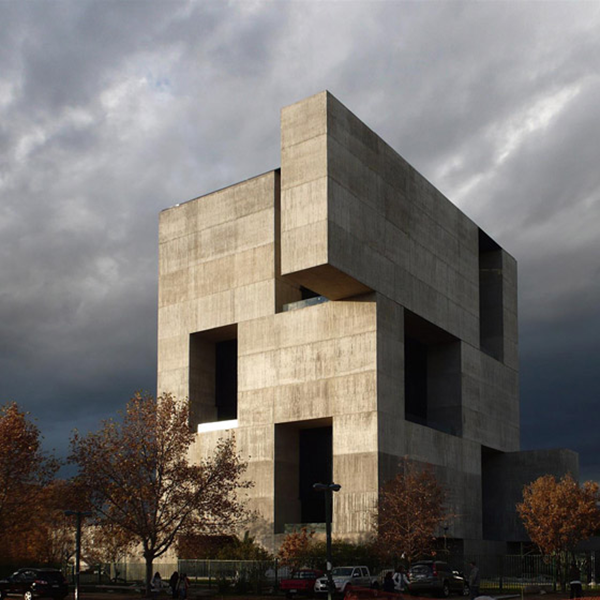
#> input picture Semana1/edif_elemental.png, 600 x 600 px, found by its file name
$ jupyter execute --allow-errors AlgebraLineal2.ipynb
#> lines starting #> are read from the running program, lines starting #| are printed output that depends on the picture
<hr style="border:1px solid #FEC60D"> </hr>
<center><h1 style="color:#173F8A;"> FUNDAMENTOS MATEMATICOS PARA INTELIGENCIA ARTIFICIAL</h1></center>
<center><h1 style="color:#173F8A;"> IMT3850 </h1></center>
<hr style="border:1px solid #FEC60D"> </hr>
<center><h3 style="color:#0176DE;text-align:right;"> Profesor. Manuel A. Sanchez<br></h3></center>
<h3 style="color:#03122E;text-align:right;"> Magister en Inteligencia Artificial - MIA <br> Instituto de Ingenieria Matematica y Computacional - IMC<br>  Pontificia Universidad Catolica de Chile<br>   </h3>

<!-- Palette colors UC:
Primaria:
celeste:#0176DE, azul #173F8A, azul oscuro: #03122E, amarillo: #FEC60D, amarillo oscuro: #E3AE00
Secundaria
gris oscuro: #707070
-->

<hr style="border:2px solid #03122E"> </hr>
<center><h1 style="color:#173F8A;"> Algebra Lineal para IA - clase 2</h1></center>
<hr style="border:2px solid #03122E"> </hr>

## Tabla de contenidos:
1. [Independencia Lineal. Metodo de Gram-Schmidt](#Independencia-Lineal.-Metodo-de-Gram-Schmidt")
2. [Ejemplo: Matriz de diferencias](#Ejemplo:-Matriz-de-diferencias)
3. [Sistemas dinamicos lineales: dinamica de epidemias toy problem](#Sistemas-dinamicos-lineales:-dinamica-de-epidemias-toy-problem)
4. [Ejemplo Matriz de diferencias de segundo orden: ](#Ejemplo-Matriz-de-diferencias-de-segundo-orden: )
5. [Ejemplo: Convolucion Image blurring](#Ejemplo:-Convolucion-Image-blurring)
6. [Ejemplo: Interpolacion polinomial](#Ejemplo:-Interpolacion-polinomial)
7. [Ejemplo: problema de Poisson](#Ejemplo:-problema-de-Poisson)
8. [Ejemplo: factorizacion LU scipy](#Ejemplo:-factorizacion-LU-scipy)
9. [Ejemplo: solver usando factorizacion LU](#Ejemplo:-Solver-PA-=-LU)

[cell 1]
import numpy as np
import matplotlib.pyplot as plt
from PIL import Image
import scipy.linalg as LA
from IPython.display import display, HTML
import matplotlib.animation as animation
display(HTML("""<style>.output {display: flex;align-items: center;text-align: center;}</style>"""))

## Independencia Lineal. Metodo de Gram Schmidt

[cell 2]
def GramSchmidt_clasico(A):
    m = A.shape[0]; n = A.shape[1]
    R = np.zeros((n,n))
    Q = np.zeros((m,n))
    for j in range(0, n):
        vj = A[:,j]
        for i in range(0,j):
            R[i,j] = np.dot(Q[:,i],A[:,j])
            vj = vj - R[i,j]*Q[:,i]

        # end for
        R[j,j] = np.linalg.norm(vj)
        Q[:,j] = (1.0/R[j,j])*vj
    # end for
    return Q, R

def GramSchmidt_modificado(A):
    m = A.shape[0]; n = A.shape[1]
    R = np.zeros((n,n))
    Q = np.zeros((m,n))
    v = np.zeros((m,n))
    for i in range(0, n):
        v[:,i] = A[:,i]
    for i in range(0, n):
        R[i,i] = np.linalg.norm(v[:,i])
        Q[:,i] = (1.0/R[i,i])*v[:,i]
        for j in range(i,n):
            R[i,j] = np.dot(Q[:,i],v[:,j])
            v[:,j]= v[:,j] - R[i,j]*Q[:,i]
        # end for
    # end for
    return Q, R

[cell 3]
a1  =np.array([-1,1,-1,1])
a2 = np.array([-1,3,-1,3])
a3 = np.array([1,3,5,7])
A = np.column_stack([a1,a2,a3])
Q,_ = GramSchmidt_clasico(A)
print(Q)

[cell 4]
Q, R = GramSchmidt_modificado(A)
print(Q)

## Ejemplo: Comparacion Gram-Schmidt clasico vs modificado

[cell 5]
ep = 10**(-7)
A = np.ones((10,10)) + ep*np.eye((10));
#print(A)
Q, R = GramSchmidt_clasico(A)
print("*** Gram-Schmidt clasico.\n")
print("    || A - QR ||2    :", np.linalg.norm(A -np.dot(Q,R)))
print("    || Q.T@Q - I ||2 :", np.linalg.norm(np.dot(Q.T, Q)-np.eye(10)))
print("    || q1*q2 ||2     :", np.dot(Q[:,1], Q[:,2]))

Q, R = GramSchmidt_modificado(A)
print("\n\n ")
print("*** Gram-Schmidt modified.\n")
print("    || A - QR ||2    :", np.linalg.norm(A -np.dot(Q,R)))
print("    || Q.T@Q - I ||2 :", np.linalg.norm(np.dot(Q.T, Q)-np.eye(10)))

print("    || q1*q2 ||2     :", np.dot(Q[:,1], Q[:,2]))

## Algoritmo  de Householder

### Proyecciones de Householder

Resumen del proceso:

Queremos crear una matriz ortogonal de forma más estable que usando el proceso de Gramm-Schmidt, que empieza a ser muy inestable ante columnas muy cercanas a ser L.D.

Para esto, usamos las proyecciones de householder, que insertan 0's en algunas entradas de la matriz.

Veremos un ejemplo de como realizar este procedimiento en una matriz de $5\times 5$.

$$A = \begin{pmatrix}
2&1&1&1&1\\
2&1&1&2&1\\
0&1&2&1&1\\
3&2&1&1&1\\
1&0&0&1&0
\end{pmatrix}$$

Primero, queremos armar una transformación $P_1$ sobre $A$ tal que:

$$P_1A = \begin{pmatrix}
x&x&x&x&x\\
0&x&x&x&x\\
0&x&x&x&x\\
0&x&x&x&x\\
0&x&x&x&x
\end{pmatrix}$$

En este caso, podemos crearla como:

$$\tilde{u} = a_1 + \text{sign}(a_{11})\|a_1\|_2e_1 = \begin{pmatrix}2 + 3\sqrt{2}\\2\\0\\3\\1\end{pmatrix}$$

$$u = \frac{\tilde{u}}{\|\tilde{u}\|_2}$$

$$P_1 = I_5 - 2uu^T$$

[cell 6]
A = np.array([[2, 1, 1, 1, 1],
              [2, 1, 1, 2, 1],
              [0, 1, 2, 1, 1],
              [3, 2, 1, 1, 1],
              [1, 0, 0, 1, 0]], dtype=float)

I5 = np.eye(5)
e1 = I5[:,0]

u_tilde = A[:,0] + e1*np.linalg.norm(A[:,0])*np.sign(A[0,0])
print(u_tilde)

u = u_tilde/np.linalg.norm(u_tilde)
print(u)

P1 = I5 - 2*np.outer(u, u)

plt.spy(P1@A, precision=1e-14, alpha=0.8, markersize=5)
#> (this line was passed over: IPython is not available in this run)
plt.title("$P_1A$")
#> (this line was passed over: IPython is not available in this run)
plt.show()

#print(P1@A)

Aplicamos entonces el mismo proceso a la submatriz $A[2:5, 2:5]$, sin arruinar lo ya logrado. Esto es, aplicamos una matriz $P_2$ a $P_1A$ tal que:

$$P_2P_1A = \begin{pmatrix}
x&x&x&x&x\\
0&x&x&x&x\\
0&0&x&x&x\\
0&0&x&x&x\\
0&0&x&x&x
\end{pmatrix}$$

Para esto, $P_2$ debe ser como:

$$\begin{pmatrix}
1&0&0&0&0\\
0&y&y&y&y\\
0&y&y&y&y\\
0&y&y&y&y\\
0&y&y&y&y
\end{pmatrix}$$

donde la submatríz de $y$ se construye de manera análoga a la $P_1$. Veamos esto en código:

[cell 7]
B = P1@A #Guardandola en otra variable solo para efectos de visualización

I4 = np.eye(4)
e1 = I4[:,0]

u_tilde = B[1:,1] + e1*np.linalg.norm(B[1:,1])*np.sign(B[1,1])
u = u_tilde/np.linalg.norm(u_tilde)

print("u:\n", u)

P2_tilde = I4 - 2*np.outer(u, u)

P2 = np.eye(5)
P2[1:,1:] = P2_tilde

print("P2:\n", P2)

plt.spy(P2@P1@A, precision=1e-14)
#> (this line was passed over: IPython is not available in this run)
plt.title("$P_2P_1A$")
#> (this line was passed over: IPython is not available in this run)
plt.show()

print("P2P1A:\n",P2@P1@A)

Obviamente, podríamos hacer todo este proceso a mano, pero empieza a ser tedioso bastante rápido. Con esto, logramos construir una matriz triangular superior, a la que llamaremos $R$ como resultado de:

$$R = P_5P_4P_3P_2P_1A$$

Y la matriz ortogonal resultante corresponde a:

$$Q = (P_5P_4P_3P_2P_1)^{-1} = P_1^{-1}P_2^{-1}P_3^{-1}P_4^{-1}P_5^{-1} = P_1^{T}P_2^{T}P_3^{T}P_4^{T}P_5^{T}$$

Así, podemos lograr la descomposición QR de $A$ de forma más estable que con el algoritmo de GS. Revisemos el código de `HouseholderQR`

[cell 8]
def HouseholderQR(A, show_plot=False):
    """
    Una implementación ineficiente de HH-QR
    Input: A matriz de mxn, m >= n
    Output: (Q, R) matrices tales que A = QR
            Q: ortogonal de mxm
            R: triangular superior de mxn
    """

    m, n = A.shape
    R = np.copy(A)     # Buenas prácticas de código, nunca modificar el input
                       # Es preferible hacer una copia del input si queremos trabajar con él
    Q = np.identity(m)
    RALL = []
    RALL.append(R.copy())
    ims = []
    fig=[]
    if show_plot:
        fig, ax = plt.subplots(figsize=(8,8))
    for k in range(n):

        x = R[k:,k]    # Tomamos la columna k de la submatriz de R que comienza en la fila k
        Lx = x.shape[0]

        v = x + np.sign(x[0])*np.linalg.norm(x, ord=2)*np.eye(1, M=Lx)[0] #armamos el vector u_tilde
        v = v/np.linalg.norm(v, ord=2) # armamos el vector u

        # Innecesario! Podemos hacer todo esto sin almacenar las matrices P!
        Pk = np.eye(Lx) - 2*np.outer(v,v)

        #Actualización A
        R[k:,k:] = Pk@R[k:,k:]
        RALL.append(R.copy())
        if show_plot:
            #Vemos que se hace
            im = ax.spy(RALL[k], precision=1e-14, animated=True)
            if k == 0:
                ax.spy(RALL[k],precision=1e-14)

            title = "Iteracion Householder, n = %s" % k
            ax.set_title(title)
            ims.append([im])
            #plt.show()

        #Actualización Q
        P = np.eye(m)
        P[k:,k:] = Pk
        Q = Q@P.T

    return Q, R, RALL, ims, fig

[cell 9]
A = LA.hilbert(100)
A = np.random.rand(100,100)
b = np.ones(100)
#> (the rest of this cell did not finish here and is left out)

#> (a cell that did not finish here is left out)

## Ejemplo: comparacion de algoritmos

[cell 11]
def compare(M):
    # compare three QR decomposition: 1) Gram-Schmidt clasico, 2) Gram-Schmidt modificado, 3) Householder

    Q, R = GramSchmidt_clasico(M);

    errorQRLinf = np.linalg.norm(np.matmul(Q,R) - M, np.inf)
    errororthLinf = np.linalg.norm(np.matmul(Q.T,Q) - np.eye(Q.shape[0]), np.inf)

    print("*** Gram-Schmidt clasico.\n")
    print("    ||Q*R-M ||_inf   : ",errorQRLinf)
    print("    ||Q'*Q - I||_inf : ", errororthLinf)


    Q, R = GramSchmidt_modificado(M);

    errorQRLinf = np.linalg.norm(np.matmul(Q,R) - M, np.inf)
    errororthLinf = np.linalg.norm(np.matmul(Q.T,Q) - np.eye(Q.shape[0]), np.inf)

    print("\n\n ")
    print("*** Gram-Schmidt modified.\n")
    print("    ||Q*R-M ||_inf   : ",errorQRLinf)
    print("    ||Q'*Q - I||_inf : ", errororthLinf)


    Q, R, RALL, ims, fig = HouseholderQR(M, show_plot=False)
    #Q, R = np.linalg.qr(M)
    errorQRLinf = np.linalg.norm(np.matmul(Q,R) - M, np.inf)
    errororthLinf = np.linalg.norm(np.matmul(Q.T,Q) - np.eye(Q.shape[0]), np.inf)

    print("\n\n")
    print("*** Householder.\n")
    print("    ||Q*R-M ||_inf   : ",errorQRLinf)
    print("    ||Q'*Q - I||_inf : ", errororthLinf)

    Q, R = np.linalg.qr(M)
    errorQRLinf = np.linalg.norm(np.matmul(Q,R) - M, np.inf)
    errororthLinf = np.linalg.norm(np.matmul(Q.T,Q) - np.eye(Q.shape[0]), np.inf)

    print("\n\n")
    print("*** numpy.linalg.qr\n")
    print("    ||Q*R-M ||_inf   : ",errorQRLinf)
    print("    ||Q'*Q - I||_inf : ", errororthLinf)


    pass

[cell 12]
# Matriz de Hilbert
n = 8; H = np.zeros((n,n));
for i in range(n):
    for j in range(n):
        H[i,j] = 1.0/(i+j+1);
    # end for
# end for
#print(H)
compare(H)

## Ejemplo: Matriz de diferencias

[cell 13]
n=40
D = np.zeros((n-1,n))
for i in range(n-1):
    D[i,i] = -1.0
    D[i,i+1] = 1.0
print(D[0:4,0:5])

Aproximar la derivada de una funcion usando la matriz de diferencias.

$$
u(x) = \sin(2\pi t), \quad t\in(0,1)
$$

Usamos una grilla equi-espaciada de n-puntos del intervalo $(0,1)$, esto es, tomamos

$$
t_{i} = \frac{i}{(n-1)},\quad 0\leq i\leq n-1
$$

y calculamos la funcion evaluada en estos puntos, lo que nos da el vector

$$
b_{i} = u(t_{i-1}), \quad 1\leq i \leq n.
$$

Ahora, el nuevo vector $D b$ approxima la derivada de $u$.

[cell 14]
t = np.array([ i/(n-1) for i in range(n)])
AV = np.zeros((n-1,n))
for i in range(n-1):
    AV[i,i] = .5
    AV[i,i+1] = .5
tmid = AV.dot(t)

# b = np.sin(2*np.pi*t)
# x = D.dot(b)*(n-1)/(2*np.pi)

b = t**2
x = D.dot(b)
#> (the rest of this cell did not finish here and is left out)

## Sistemas dinamicos lineales: dinamica de epidemias toy problem

[cell 15]
A = np.array([[0.95, 0.04, 0,0],[0.05,0.85,0,0],[0,0.1,1,0],[0,0.01,0,1]])
# inicial:
m = 200
X = np.zeros((4,m))
x0 = np.array([1,0.00001,0,0])
X[:,0] = x0
for t in range(m-1):
    X[:,t+1] = A.dot(X[:,t])

#> (the rest of this cell did not finish here and is left out)

## Ejemplo Matriz de diferencias de segundo orden:

$$ - u''(x) = (4 \pi^2) \sin(2\pi x),\quad u(0) = u(1) = 0$$

[cell 16]
def Matrizdediferencias(n):
#> called with n = 100
    Dn = np.zeros((n-1,n))
    for i in range(n-1):
        Dn[i,i] = -1.0
        Dn[i,i+1] = 1.0
    return Dn

[cell 17]
n=100
Dn = Matrizdediferencias(n)
Dnm1 = Matrizdediferencias(n-1)
Delta = Dnm1.dot(Dn)

t = np.array([ i/(n-1) for i in range(n)])
b = np.sin(2*np.pi*t) *(4*np.pi**2)

x = np.zeros(n)
x[0] = 0
x[1:n-1] = -(1/(n-1)**2)*np.linalg.solve(Delta[:,1:n-1], b[1:n-1])
x[-1] = 0
#> (the rest of this cell did not finish here and is left out)

## Ejemplo: Convolucion Image blurring

Sea $A\in \mathbb R^{m\times n}$ y $B\in \mathbb R^{p\times q}$. Su convolucion es la matriz $C\in \mathbb R^{(m+p-1)\times (n+q-1)}$

\begin{equation}
C_{rs} = \sum_{i+k=r+1}\sum_{j+l=s+1} A_{ij}B_{kl},\qquad 1\leq r\leq m+p-1,\,1\leq s\leq n+q-1
\end{equation}

[cell 18]
from scipy.signal import convolve2d
B = 0.25*np.ones((2,2))
X = np.array([[1,1,1,1,1,1,1,1,1],
              [1,1,1,1,1,1,1,1,1],
              [1,1,0,0,0,0,0,1,1],
              [1,1,1,0,1,1,0,1,1],
              [1,1,1,0,1,1,0,1,1],
              [1,1,1,0,1,1,0,1,1],
              [1,1,1,1,1,1,1,1,1],
              [1,1,1,1,1,1,1,1,1]])

plt.imshow(X, cmap=plt.cm.binary)
#> (this line was passed over: IPython is not available in this run)

[cell 19]
Y = convolve2d(X,B)
plt.imshow(Y, cmap=plt.cm.binary)
#> (this line was passed over: IPython is not available in this run)

[cell 20]
img1 = Image.open('edif_elemental.png')
#> img1 is the input picture: PIL image 600x600 RGB; mean R, G, B 116.8, 112.3, 108.4
img2 = Image.open('PATIO-ALAMEDA-UC.jpeg')
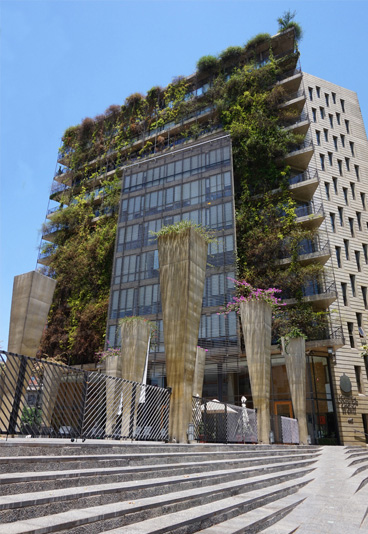
#> input picture Semana4/PATIO-ALAMEDA-UC.jpeg, 368 x 534 px, found by its file name
#> img2 is the input picture: PIL image 368x534 RGB; mean R, G, B 113.3, 120.6, 126.9
img1gray = img1.convert('LA')
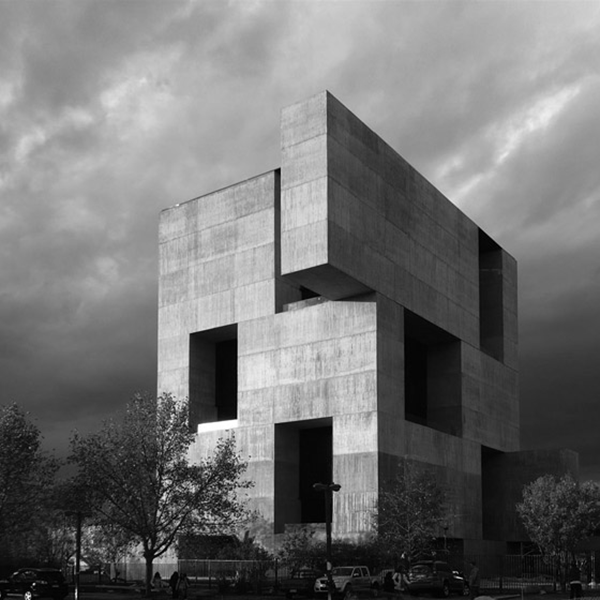
#> img1gray: PIL image 600x600 LA; mean R, G, B, A 113.2, 113.2, 113.2, 255
img2gray = img2.convert('LA')
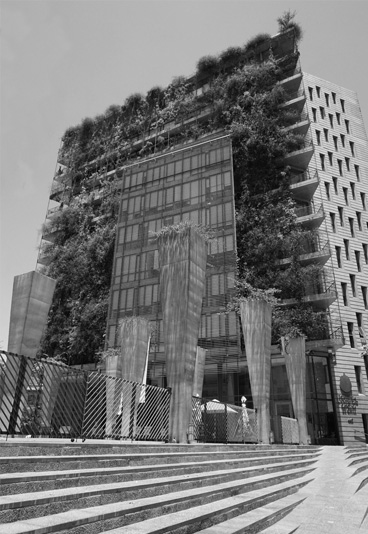
#> img2gray: PIL image 368x534 LA; mean R, G, B, A 119.1, 119.1, 119.1, 255
#> (the rest of this cell did not finish here and is left out)

[cell 21]
img1mat = np.array(list(img1gray.getdata(band=0)), float)
img1mat.shape = (img1gray.size[1], img1gray.size[0])
img1mat = np.matrix(img1mat)

B = (1/64)*np.ones((8,8))
img1blurred=convolve2d(img1mat,B)
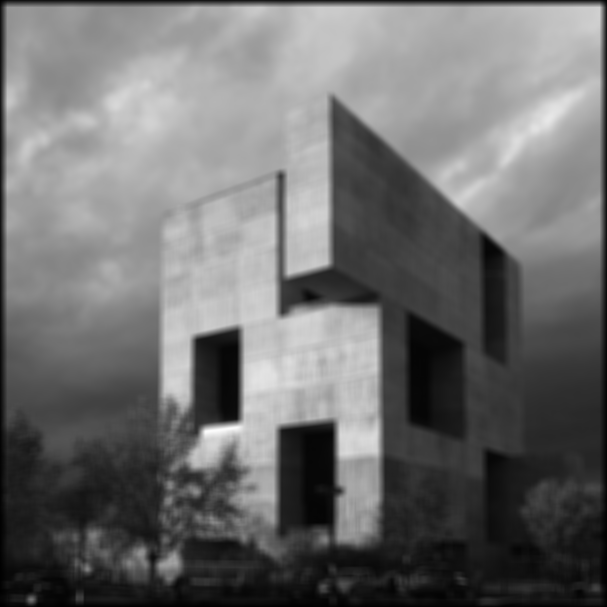
#> img1blurred: shape (607, 607) float64; min 0.0938, max 252.1, mean 110.6

img2mat = np.array(list(img2gray.getdata(band=0)), float)
img2mat.shape = (img2gray.size[1], img2gray.size[0])
img2mat = np.matrix(img2mat)

B = (1/64)*np.ones((8,8))
img2blurred=convolve2d(img2mat,B)
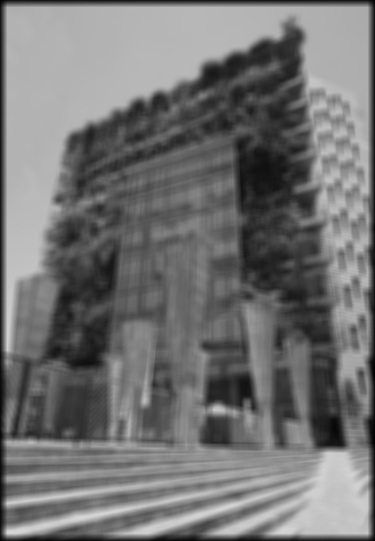
#> img2blurred: shape (541, 375) float64; min 2.72, max 213.8, mean 115.4

#> (the rest of this cell did not finish here and is left out)

[cell 22]
img1mat = np.array(list(img1gray.getdata(band=0)), float)
img1mat.shape = (img1gray.size[1], img1gray.size[0])
img1mat = np.matrix(img1mat)

B = (1/144)*np.ones((12,12))
img1blurred=convolve2d(img1mat,B)
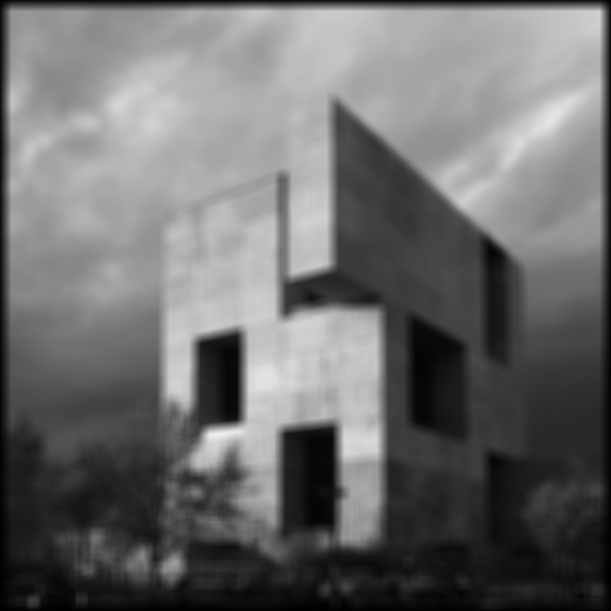
#> img1blurred: shape (611, 611) float64; min 0.0417, max 239, mean 109.1

img2mat = np.array(list(img2gray.getdata(band=0)), float)
img2mat.shape = (img2gray.size[1], img2gray.size[0])
img2mat = np.matrix(img2mat)

img2blurred=convolve2d(img2mat,B)
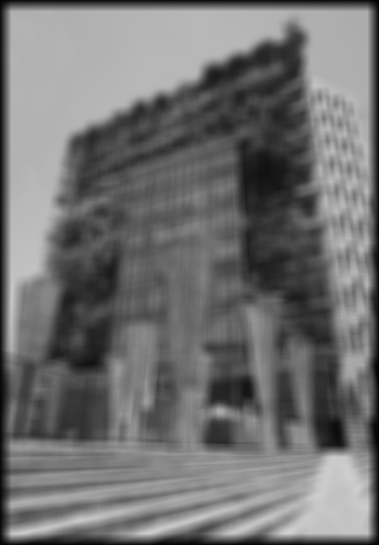
#> img2blurred: shape (545, 379) float64; min 1.21, max 208.8, mean 113.3

#> (the rest of this cell did not finish here and is left out)

## Ejemplo: Interpolacion polinomial

Considere el problema de encontrar los coeficientes del polinomio cubico que $p(x) = c_1 + c_2x + c_3 x^2 + c_4 x^3$ que interpola los valores $b_1, b_2, b_3, b_4$ en los puntos $x = -1.1, -0.4, 0.2, 0.8$.
Resolvemos generando la matriz de Vandermonde
\begin{equation}
A = \begin{bmatrix}
1 & -1.1 & (-1.1)^{2} & (-1.1)^{3} \\
1 & -0.4 & (-0.4)^{2} & (-0.4)^{3} \\
1 &  0.2 & ( 0.2)^{2} & ( 0.2)^{3} \\
1 &  0.8 & ( 0.8)^{2} & ( 0.8)^{3}
\end{bmatrix}
\end{equation}

[cell 23]
A = np.array([[1 , -1.1 , (-1.1)**2 , (-1.1)**3 ],
              [1 , -0.4 , (-0.4)**2 , (-0.4)**3 ],
              [1 ,  0.2 , ( 0.2)**2 , ( 0.2)**3 ],
              [1 ,  0.8 , ( 0.8)**2 , ( 0.8)**3 ]], dtype=np.float64)
x = np.array([-1.1, -0.4, 0.2, 0.8])

[cell 24]
b1 = np.random.rand(4)
b2 = np.random.rand(4)
c1 = np.linalg.solve(A,b1)
c2 = np.linalg.solve(A,b2)

xplot = np.linspace(-1.5, 1, 100)
#> (the rest of this cell did not finish here and is left out)

## Ejemplo: problema de Poisson

Considere la ecuacion diferencial
\begin{equation}
-\Delta u(x) = f(x), \quad\mbox{en }\Omega,\quad u = 0,\quad \mbox{sobre } \partial \Omega
\end{equation}
Caso unidimensional, tenemos la ecuacion
$$ - u''(x) = (4 \pi^2) \sin(2\pi x),\quad u(0) = u(1) = 0$$
cuya solucion es la funcion $u(x) = \sin(2\pi x)$.

Aproximamos usando matrices de diferencias

[cell 25]
def Matrizdediferencias(n):
#> called with n = 20
    Dn = np.zeros((n-1,n))
    for i in range(n-1):
        Dn[i,i] = -1.0
        Dn[i,i+1] = 1.0
    return Dn
def uexacta(t):
    return np.sin(2*np.pi*t)

[cell 26]
n=20
Dn = Matrizdediferencias(n)
Dnm1 = Matrizdediferencias(n-1)
Delta = Dnm1.dot(Dn)

t = np.array([ i/(n-1) for i in range(n)])
b = np.sin(2*np.pi*t) *(4*np.pi**2)

x = np.zeros(n)
x[0] = 0
x[1:n-1] = -(1/(n-1)**2)*np.linalg.solve(Delta[:,1:n-1], b[1:n-1])
x[-1] = 0
#> (the rest of this cell did not finish here and is left out)

## Ejemplo: factorizacion LU scipy
Sea la matriz
\begin{equation}
A =
\begin{bmatrix}
3 & 17 & 10 \\
2 & 4  &-2  \\
6 & 187 &-12
\end{bmatrix}
\end{equation}

[cell 27]
import scipy.linalg as lg
A = np.array([[3,17,10],[2,4,-2],[6,18,-12]], dtype=np.float64)
P,L,U = lg.lu(A)
print(" P:\n", P.T)
print("\n L:\n", L)
print("\n U:\n", U)
print("\n P A - L U:\n", P.T@A - L@U)

## Ejemplo: Solver PA = LU

Algoritmos de sustitucion regresiva y progresiva

[cell 28]
def sus_reg(U_input,b_input):
    U = U_input.copy()
    b = b_input.copy()
    n = U.shape[0]
    b[n-1] = b[n-1]/U[n-1,n-1]
    for i in range(n-2,-1,-1):
        b[i] = (b[i] - U[i,(i+1):n].dot(b[(i+1):n]))/U[i,i]
    return b
def sus_prog(L_input,b_input):
    L = L_input.copy()
    b = b_input.copy()
    n = L.shape[0]
    b[0] = b[0]/L[0,0]
    for i in range(1,n):
        b[i] = (b[i] - L[i,0:(i)].dot(b[0:(i)]))/L[i,i]
    return b
def solve_PLU(A, b):
    P,L,U = lg.lu(A)
    y = sus_prog(L,P.T.dot(b))
    x = sus_reg(U,y)
    return x

Los usamos en conjunto con la factorizacion $LU$ para resolver un sistema lineal $Ax = b$ y comparamos las soluciones.

[cell 29]
A = np.array([[3,17,10],[2,4,-2],[6,18,-12]], dtype=np.float64)
b = np.array([1.0,1.0,-1.0])
xsol = np.linalg.solve(A, b)
myxsol = solve_PLU(A,b)
print("solucion numpy: \n",xsol)
print("solucion solve_PLU:\n", myxsol)

[cell 30]
from sklearn import datasets
X, y = datasets.make_blobs(n_samples=150,n_features=2,
                           centers=2,cluster_std=1.05,
                           random_state=2)
#Plotting
#> (the rest of this cell did not finish here and is left out)

[cell 31]
import numpy as np
import matplotlib.pyplot as plt
def yhat(x,w):
    return np.sign(np.dot(x,w))

[cell 32]
# artificial data
npts = 500
X = np.random.rand(npts,2)*6-3
labels = np.ones(X.shape[0], dtype=np.int64)
labels[(X[:,1]<X[:,0]+1)]=-1
X = np.c_[X, np.ones(X.shape[0])]

[cell 33]
winit = np.random.randn(3)
w = winit

[cell 34]
for i,j in zip(X, labels):
    w = w - (yhat(i,w)-j)*i

[cell 35]
from sklearn.metrics import accuracy_score
print(accuracy_score(labels,[yhat(i,w) for i in X]))

[cell 36]
yline = lambda x: (-w[0]*x -w[2])/w[1]


marker_pos=[]
marker_neg=[]
for j in range(X.shape[0]):
    if labels[j] == 1:
        marker_pos.append(j)
    else:
        marker_neg.append(j)
#> (the rest of this cell did not finish here and is left out)
